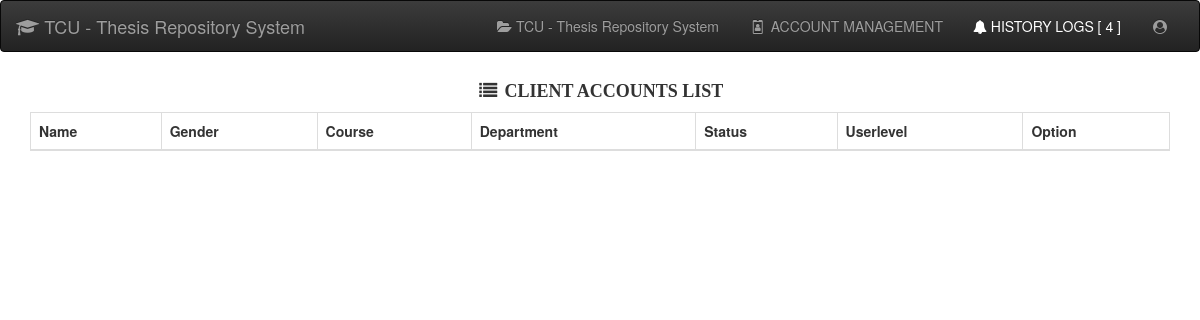
Before: /proj/admin/admin_clientaccounts.php with the older database file.
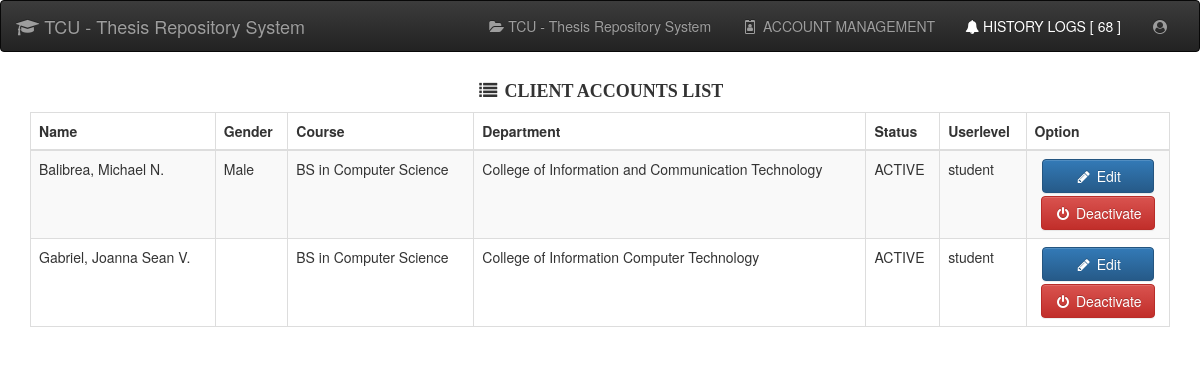
After: the same page with the newer database file.
### tables this page shows
CREATE TABLE `studentaccount` (
  `studentid` varchar(50) NOT NULL,
  `firstname` varchar(100) NOT NULL,
  `middlename` varchar(100) NOT NULL,
  `lastname` varchar(100) NOT NULL,
  `extname` varchar(50) NOT NULL,
  `gender` varchar(50) NOT NULL,
  `course` varchar(100) NOT NULL,
  `department` varchar(100) NOT NULL,
  `recoveryquestion` varchar(100) NOT NULL,
  `recoveryanswer` varchar(100) NOT NULL,
  `password` varchar(50) NOT NULL,
  `userlevel` varchar(10) NOT NULL,
  `status` varchar(10) NOT NULL
);

### proj/value.php (called while the page is built, shortened)
<?php
	$Value = "0";
?>

### proj/admin/admin_clientaccounts.php (the view, shortened to what this page needs)
<?php
require '../session.php';
require '../value.php';
require'../connection.php';
?>
<!DOCTYPE html>
<html>
<head>
	<?php
	require '../zxc.php';
	?>
</head>
<body>
	<nav class="navbar navbar-inverse">
		<div class="container-fluid">
			<div class="navbar-header">
				<a class="navbar-brand navbar-link" href="index.php?"><i class="fa fa-graduation-cap"></i> TCU - Thesis Repository System</a></div>
				 <div class="collapse navbar-collapse" id="navcol-1">
				<ul class="nav navbar-nav navbar-right">
					 <li class="dropdown"><a aria-expanded="false" href="admin_project_documents.php?"><i class="fa fa-folder-open"></i> TCU - Thesis Repository System</a></li>
					<li class="dropdown"><a class="dropdown-toggle" data-toggle="dropdown" aria-expanded="false" href="#" value=""><i class="fa fa-fw fa-id-badge"></i> ACCOUNT MANAGEMENT</a>
					</li>
					<li role="presentation">
				<a href="historylogs.php?" style="color: white;"><i class="fa fa-bell"></i> HISTORY LOGS [ <?php echo $Value; ?> ]</a>
				</li>
					<li class="dropdown"><a class="dropdown-toggle" data-toggle="dropdown" aria-expanded="false" href="#" value=""><i class="fa fa-fw fa-user-circle"></i> <?php echo strtoupper($full); ?></a>
					</li>
				</ul>
			</div>
		</div>
				</div></nav>
				<div class="container">
				<form method="POST">
				<h4 style="font-family: Georgia;"><b><center><i class="fa fa-fw fa-list"></i> CLIENT ACCOUNTS LIST</center></b></h4>
				<div class="table-responsive">
				<table width="100%" id="dataTable" class="table table-striped table-bordered table-hover">
			<thead>
			<tr>
				<th>Name</th>
				<th>Gender</th>
				<th>Course</th>
				<th>Department</th>
				<th>Status</th>
				<th>Userlevel</th>
				<th>Option</th>
			</tr>
		</thead>
		<?php
				$client = "student";
				$status = "ACTIVE";
				$view_query = mysqli_query($connection, "SELECT * FROM studentaccount WHERE userlevel='$client' AND status='$status'");
					while($row = mysqli_fetch_assoc($view_query)){
						$ID = $row["studentid"];
						$db_Fname = $row["firstname"];
						$db_Mname = $row["middlename"];
						$db_Lname = $row["lastname"];
						$db_Gender = $row["gender"];
						$db_Course = $row["course"];
						$db_Department = $row["department"];
						$db_Status = $row["status"];
						$db_Userlevel = $row["userlevel"];
						$hide = "";
						$full_name = ucfirst($db_Lname) . ", " . ucfirst($db_Fname) . " " . ucfirst($db_Mname[0]).".".($hide);
							echo "
							<tr>
								<td>$full_name</td>
								<td>$db_Gender</td>
								<td>$db_Course</td>
								<td>$db_Department</td>
								<td>$db_Status</td>
								<td>$db_Userlevel</td>
								<td>
								<center><a id='edit' class='btn btn-primary '  href='admin_update.php?ID=$ID'><i class='fa fa-fw fa-pencil'></i> Edit</a> <br>
								<a class='btn btn-danger' href='admin_deactivate.php?ID=$ID'><i class='fa fa-fw fa-power-off'></i> Deactivate</a>
								</td>
								</td>
						";
					}
?>
		</table></div></form></div>
				</body>
				</html>

### proj/zxc.php
<?php
echo ' <link rel="stylesheet" href="../assets/bootstrap/css/bootstrap.min.css">
    <link rel="stylesheet" href="../assets/css/user.css">
	<link rel="stylesheet" href="../assets/font-awesome/css/font-awesome.min.css" type="text/css"/>
	<link href="../assets/datatable/css/jquery.dataTables.css" rel="stylesheet"/>
	<link href="../assets/datatable/css/jquery.dataTables.min.css" rel="stylesheet"/>
	<link href="../assets/datatable/css/dataTables.jqueryui.css" rel="stylesheet"/>
	<link href="../assets/datatable/css/dataTables.jqueryui.min.css" rel="stylesheet"/>
	<link href="../assets/datatable/css/dataTables.bootstrap.css" rel="stylesheet"/>
	<link href="../assets/datatable/css/dataTables.bootstrap.min.css" rel="stylesheet"/>
';
?>

### proj/admin/admin_clientaccounts.php (style rules this page uses)
#edit { width: 112px; margin-bottom: 3px; }

Changed rows visible on the page:
added studentaccount: full_name "Balibrea, Michael N.", gender "Male", course "BS in Computer Science", department "College of Information and Communication Technology", status "ACTIVE", userlevel "student"
added studentaccount: full_name "Gabriel, Joanna Sean V.", course "BS in Computer Science", department "College of Information Computer Technology", status "ACTIVE", userlevel "student"
Other visible differences:
$Value: "4" → "68"
